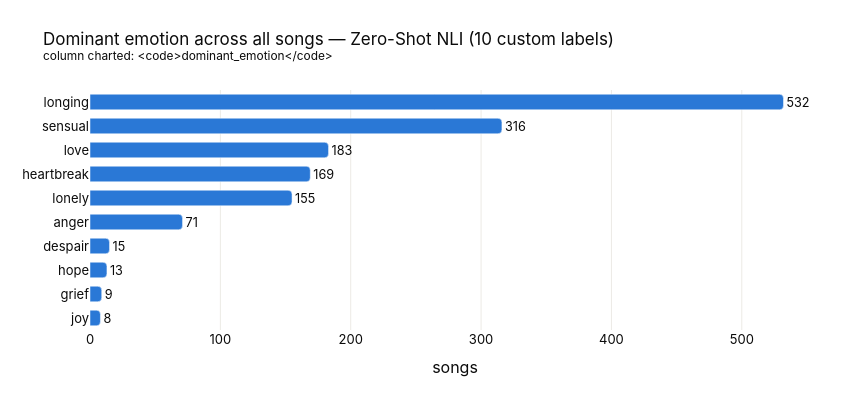

Notebook code for this chart:
### Markdown cell above
### 2. Dominant emotion mix

Which label wins outright per song, counted overall and split by region. Counts
are fork-local — the label sets don't line up, so a bar here has no counterpart
in the sibling notebook.

### Code cell
dom = df[DOMINANT_COL].value_counts()
dom = dom[~dom.index.isin(EXCLUDE)]

fig = go.Figure(go.Bar(
    x=dom.values, y=dom.index, orientation="h",
    marker=dict(color="#2a78d6", cornerradius=4),
    text=dom.values, textposition="outside",
    hovertemplate="<b>%{y}</b><br>%{x} songs<extra></extra>",
))
fig.update_layout(
    title=f"Dominant emotion across all songs — {LABEL}<br>"
          f"<sup>column charted: <code>{DOMINANT_COL}</code></sup>",
    xaxis_title="songs", yaxis=dict(autorange="reversed"),
    height=max(360, 26 * len(dom) + 140), width=860, bargap=0.35, **LAYOUT,
)
fig.update_xaxes(gridcolor="#eceae5", zeroline=False)
fig.update_yaxes(showgrid=False)
fig.show()

# Share of each region's songs, so a large region doesn't dominate by size alone
mix = (
    pd.crosstab(df["region"], df[DOMINANT_COL], normalize="index")
      .reindex(regions)
      .drop(columns=[c for c in EXCLUDE if c in df[DOMINANT_COL].unique()], errors="ignore")
)
mix = mix[dom.index[: min(12, len(dom))]]
display((mix * 100).round(1))

### Figure 1 — Plotly figure (JSON) as saved in the notebook; plotly's stock layout.template omitted (floating-point values rounded to 4 significant figures)
{"data": [{"hovertemplate": "<b>%{y}</b><br>%{x} songs<extra></extra>", "marker": {"color": "#2a78d6", "cornerradius": 4}, "orientation": "h", "text": [532.0, 316.0, 183.0, 169.0, 155.0, 71.0, 15.0, 13.0, 9.0, 8.0], "textposition": "outside", "type": "bar", "x": [532, 316, 183, 169, 155, 71, 15, 13, 9, 8], "y": ["longing", "sensual", "love", "heartbreak", "lonely", "anger", "despair", "hope", "grief", "joy"]}], "layout": {"bargap": 0.35, "font": {"color": "#0b0b0b", "family": "Inter, -apple-system, Helvetica, sans-serif", "size": 13}, "height": 400, "margin": {"b": 70, "l": 90, "r": 40, "t": 90}, "title": {"font": {"size": 17}, "text": "Dominant emotion across all songs — Zero-Shot NLI (10 custom labels)<br><sup>column charted: <code>dominant_emotion</code></sup>"}, "width": 860, "xaxis": {"gridcolor": "#eceae5", "title": {"text": "songs"}, "zeroline": false}, "yaxis": {"autorange": "reversed", "showgrid": false}}}
